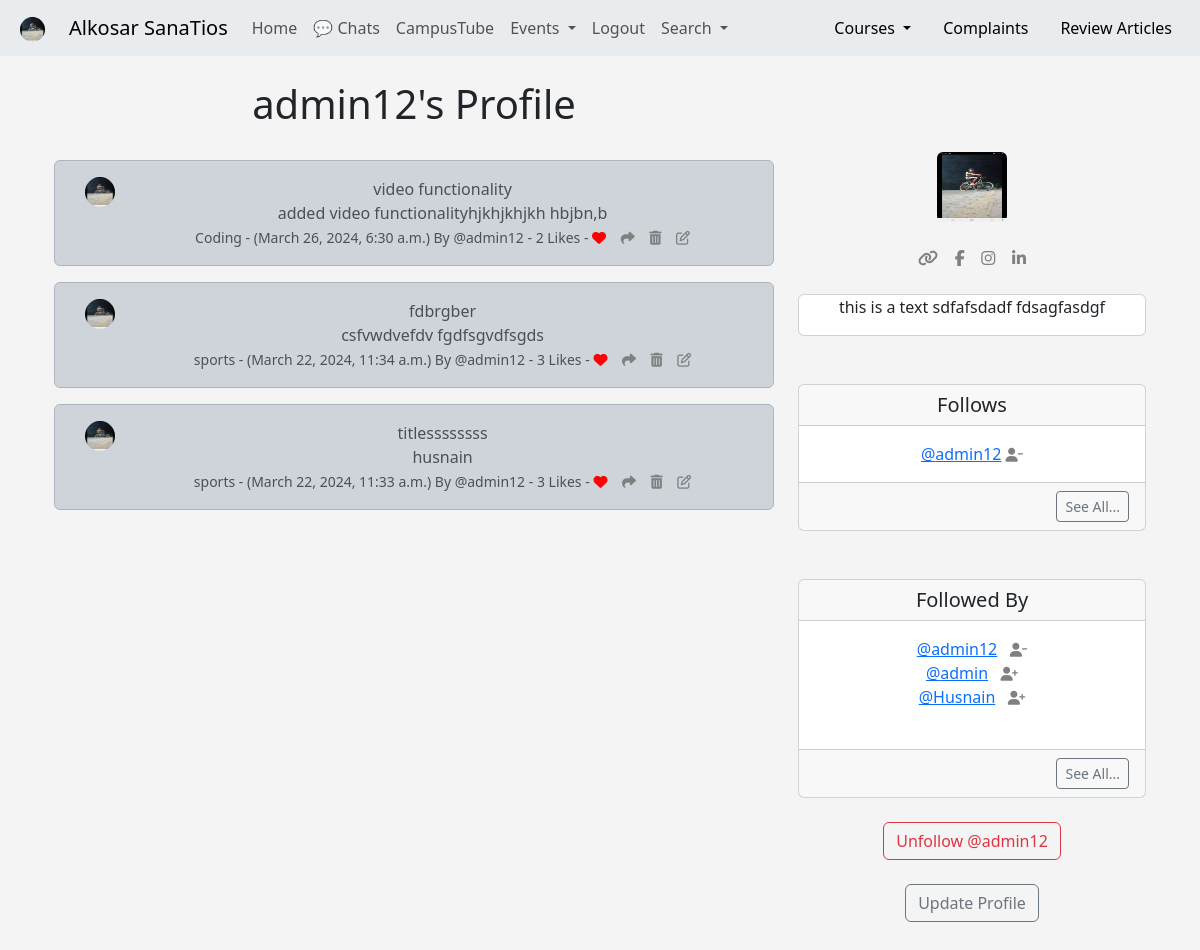
Screenshot of /profile/17 (signed in) with the database file from the repository.
### home/models.py (models this page shows, shortened)
class Profile(models.Model):
    user = models.OneToOneField(User, on_delete=models.CASCADE)
    follows = models.ManyToManyField("self",
    related_name = "followed_by",
    symmetrical= False,
    blank=True)
    date_modified = models.DateTimeField(User, auto_now = True)
    profile_image = models.ImageField(null = True, blank = True, upload_to = 'profile-images/')
    profile_bio = models.CharField(null=True, blank=True, max_length=500)
    home_address = models.CharField(max_length=300, blank=True, default="")
    relationship_status = models.CharField(max_length=80, blank=True, default="")
    education_status = models.CharField(max_length=300, blank=True, default="")
    homepage_link = models.CharField(null=True, blank=True, max_length=200)
    facebook_link = models.CharField(null=True, blank=True, max_length=200)
    instagram_link = models.CharField(null=True, blank=True, max_length=200)
    linkdin_link = models.CharField(null=True, blank=True, max_length=200)
    def __str__(self):
        return self.user.username

class Meep(models.Model):
    user = models.ForeignKey(User, related_name= "meeps",on_delete= models.DO_NOTHING)
    body = RichTextField(blank=True, null = True)
    created_at = models.DateTimeField(auto_now_add = True)
    likes = models.ManyToManyField(User, related_name = "meep_like", blank = True)
    category = models.CharField(max_length= 255, default='Entertainment')
    title = models.CharField(max_length=255, default = 'No Title')
    attachment = models.FileField(upload_to='feed_attachments/', blank=True, null=True)
    def number_of_likes(self):
        return self.likes.count()

### home/views.py (the view, shortened to what this page needs)
# urls.py: path('profile/<int:pk>', views.profile, name = 'profile' ),
def profile(request, pk):
    if request.user.is_authenticated:
        profile = Profile.objects.get(user_id = pk)
        meeps = Meep.objects.filter(user_id = pk).order_by("-created_at")
        return render (request, "home/profile.html", {
            "profile": profile,
            'meeps': meeps,
        })
    else:
        messages.success(request, 'Your must be logged in to view this page....!')
        return redirect('home')

### home/templates/home/profile.html (shortened to what this page needs)
{% extends 'home/base.html' %}
{% load static %}
{% block content %}
{% if profile %}
	<div class="container text-center">
		<div class="row">
			<div class="col-8">
				<h1>{{ profile.user.username }}'s Profile</h1>
				<br/>
				{% if meeps %}
					{% for meep in meeps %}
			<div class="alert alert-dark" role="alert">
	<div class="container">
		<div class="row">
			<div class="col-1">
				{% if profile.profile_image %}
				<img src="{{ profile.profile_image.url }}" width=30 height=30 class="rounded-circle" alt="{{ profile.user.username }}">
				{% else %}
				<img src=" {% static 'images/20th.jpg' %}" width=30 height=30 class="rounded-circle" alt="{{ profile.user.username }}">
				{% endif %}
			</div>
			<div class="col-11">
				{{ meep.title|slice:":50"}} <br>
			   {{ meep.body|slice:":50" }}<br/>
			  				<small class="text-muted">
                  {{ meep.category }} -
			  					({{ meep.created_at}}) By
			  					@{{ meep.user.username }}
			  		- {{ meep.number_of_likes }} Likes -
			  		{% if user in meep.likes.all %}
				  	  <a href="{% url 'meep_like' meep.id %}"><i class="fa-solid fa-heart" style='color:red'></i></a>
				  	{% else %}
				  		<a href="{% url 'meep_like' meep.id %}"><i class="fa fa-heart-o" style="color:red"></i></a>
				  	{% endif %}
<a href="{% url 'meep_show' meep.id %}"><i class="fa-solid fa-share" style="color:gray"></i></a>
{% if request.user.username == profile.user.username %}
<a href="{% url 'delete_meep' meep.id %}"><i class="fa fa-trash" style="color:gray"></i></a>
<a href="{% url 'edit_meep' meep.id %}"><i class="fa fa-edit" style="color:gray"></i></a>
{% endif %}
			  				</small>
						</div><br/><br/>
			</div>
		</div>
	</div>
					{% endfor %}
				{% endif %}
			</div>
			<div class="col-4">
				<br/><br/><br/>
				{% if profile.profile_image %}
				<img src="{{ profile.profile_image.url }}" width=70 height=70 class="rounded">
				{% else %}
				<img src=" {% static 'images/20th.jpg' %}" width=60 height=60 class="rounded-circle" alt="{{ profile.user.username }}">
				<br/><br/>
				{% endif %}
           <br><br>
				{% if profile.homepage_link %}
	<a href="{{ profile.homepage_link }}" target="new">
				<i class="fa-solid fa-link" style="color:gray"></i></a>
				{% endif %}
				{% if profile.facebook_link %}
	<a href="{{ profile.facebook_link }}" target="new">
		<i class="fa-brands fa-facebook-f" style="color:gray"></i></a>
				{% endif %}
				{% if profile.instagram_link %}
	<a href="{{ profile.instagram_link }}" target="new">
		<i class="fa-brands fa-instagram" style="color:gray"></i></a>
				{% endif %}
				{% if profile.linkdin_link %}
	<a href="{{ profile.linkdin_link }}" target="new">
		<i class="fa-brands fa-linkedin-in" style="color:gray"></i></a>
				{% endif %}
<br/><br/>
{% if profile.profile_bio %}
<div class="card">
	<div class="card-text fs-6 fw-light">
	<p class="fw-light fs-6" align="justify-center">
		{{profile.profile_bio }}
	</p>
</div>
</div>
{% endif %}
<br/><br/>
				<div class="card">
  <h5 class="card-header">Follows</h5>
  <div class="card-body">
    <p class="card-text">
    		{% for following in profile.follows.all %}
				<a href="{% url 'profile' following.user.id %}">@{{ following }}</a>
	<a href="{% url 'unfollow' following.user.id %}">
	<i class="fa fa-user-minus small" style="color:gray"></i>
</a>
<br/>
			{% endfor %}
    </p>
  </div>
  <div class="card-footer text-end">
    <a href="{% url 'follows' profile.user.id %}"
    class="btn btn-sm btn-outline-secondary">See All...</a>
  </div>
</div>
			<br/><br/>
			<div class="card">
  <h5 class="card-header">Followed By</h5>
  <div class="card-body">
    <p class="card-text">
    	{% for following in profile.followed_by.all|slice:3 %}
				<a href="{% url 'profile' following.user.id %}">@{{ following }}</a>&nbsp;&nbsp;
				{% if following in profile.follows.all %}
				 <a href="{% url 'unfollow' following.user.id %}">
	<i class="fa fa-user-minus small" style="color:gray"></i>
</a>
				 {% else %}
				 <a href="{% url 'follow' following.user.id %}">
	<i class="fa fa-user-plus small" style="color:gray"></i>
</a>
				 {% endif %}
				<br/>
			{% endfor %}
			<br/>
    </p>
  </div>
  <div class="card-footer text-end">
    <a href="{% url 'followers' profile.user.id %}"
    class="btn btn-sm btn-outline-secondary">See All...</a>
  </div>
</div>
<br/>
<form method=POST>
{% if profile in user.profile.follows.all %}
 	<button class="btn btn-outline-danger" name="follow" value="unfollow" type="submit">
 		Unfollow @{{ profile.user.username|lower}}
 	</button>
{% else %}
	<button class="btn btn-outline-success" name="follow" value="follow" type="submit">
 		Follow @{{ profile.user.username|lower}}
 	</button>
{% endif %}
</form>
<br/>
	{% if request.user.id == profile.user.id %}
		<a href="{% url 'update_user' %}" class="btn btn-outline-secondary">Update Profile</a>
	{% endif %}
			</div>
		</div>
	</div>
{% endif %}
<br><br>
{% endblock %}

### home/templates/home/navbar.html (shortened to what this page needs)
{% load static %}
<nav class="navbar navbar-expand-lg bg-body-secondary">
    <div class="container-fluid">
      {% if user.is_authenticated %}
      <ul class="navbar-nav ml-auto">
        <li class="nav-link navbar-brand">
          {% if user.profile.profile_image %}
          <a href="{% url 'profile' request.user.id %} "><img src="{{ user.profile.profile_image.url }}" class="rounded-circle" height="25" width="25" > </a>
          {% else %}
          <a href="{% url 'profile' request.user.id %} "><img src=" {% static 'images/20th.jpg' %} " width="25" height="25" class="rounded-circle"></a>
          {% endif %}
        </li>
      </ul>
      {% endif %}
      <a class="navbar-brand" href=" {% url 'campus' %} ">Alkosar SanaTios</a>
      <div class="collapse navbar-collapse" id="navbarSupportedContent">
        <ul class="navbar-nav me-auto mb-2 mb-lg-0">
          <li class="nav-item">
            <a class="nav-link" href=" {% url 'home' %} ">Home</a>
          </li>
          <li class="nav-item">
  <a class="nav-link" href="/chat/">💬 Chats</a>
</li>
          <li class="nav-item">
            <a class="nav-link" href=" {% url 'video' %} ">CampusTube</a>
          </li>
          <li class="nav-item dropdown">
            <a class="nav-link dropdown-toggle" href="#" role="button" data-bs-toggle="dropdown" aria-expanded="false">
              Events
            </a>
          </li>
            {% if user.is_authenticated %}
          <li class="nav-item">
            <a class="nav-link" href=" {% url 'logout' %} ">Logout</a>
          </li>
          {% else %}
          <li class="nav-item">
            <a class="nav-link" href=" {% url 'login' %} ">Login</a>
          </li>
          {% endif %}
          <li class="nav-item dropdown">
            <a class="nav-link dropdown-toggle" href="#" role="button" data-bs-toggle="dropdown" aria-expanded="false">
              Search
            </a>
              </li>
            </ul>
        <ul class="nav justify-content-end">
          <li class="nav-item dropdown ">
            <a class="nav-link dropdown-toggle" href="#" role="button" data-bs-toggle="dropdown" aria-expanded="false" style="color: black;">
              Courses
            </a>
          </li>
          <li class="nav-item">
            <a class="nav-link" href=" {% url 'complaint' %} " style="color: black;" >Complaints</a>
          </li>
          <li class="nav-item">
            <a class="nav-link" href=" {% url 'add-event' %}" style="color:black;" >Review Articles</a>
          </li>
        </ul>
      </div>
     </div>
</nav>

### home/templates/home/base.html (style rules this page uses)
body { background: #f4f4f4; }

### rows the page displays
Profile: user.username "admin12", profile_image (picture), profile_bio "this is a text sdfafsdadf fdsagfasdgf"
Meep: profile_image (picture), title "video functionality", body "added video functionalityhjkhjkhjkh hbjbn,b", category "Coding", created_at "March 26, 2024, 6:30 a.m.", user.username "admin12", number_of_likes "2"
Meep: profile_image (picture), title "fdbrgber", body "csfvwdvefdv fgdfsgvdfsgds", category "sports", created_at "March 22, 2024, 11:34 a.m.", user.username "admin12", number_of_likes "3"
Meep: profile_image (picture), title "titlessssssss", body "husnain", category "sports", created_at "March 22, 2024, 11:33 a.m.", user.username "admin12", number_of_likes "3"
Profile: user.username "admin"
Profile: user.username "Husnain"
